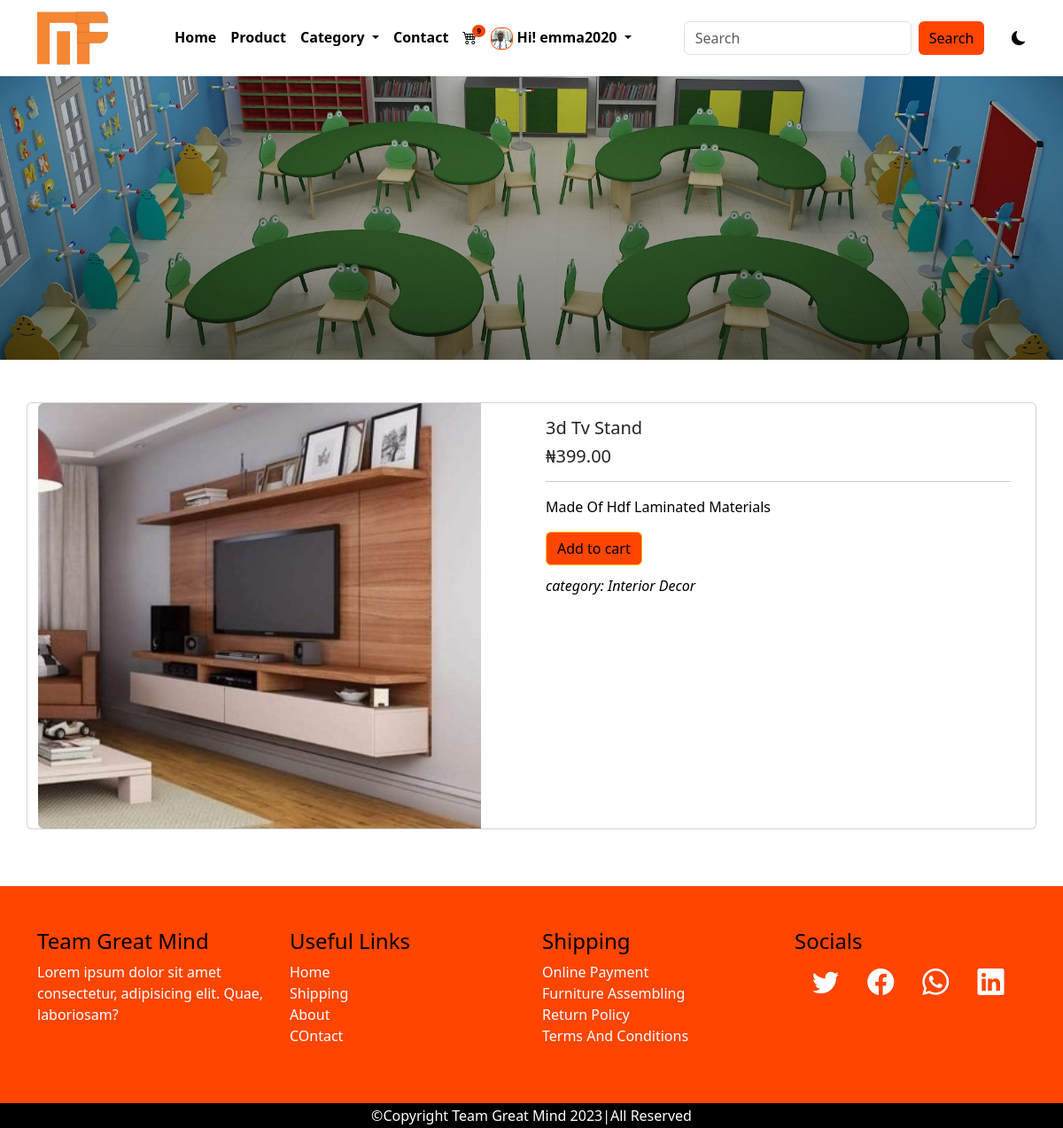
The page /detail/2/3d-tv-stand (signed in) on the database its author committed.
### main/models.py (models this page shows, shortened)
class AppInfo(models.Model):
    appname = models.CharField(max_length=50)
    avater= models.ImageField(upload_to='avater', default=True)
    logo = models.ImageField(upload_to='logo')
    carousel1 = models.ImageField(upload_to='carousel')
    carousel2 = models.ImageField(upload_to='carousel')
    carousel3 = models.ImageField(upload_to='carousel')
    banner = models.ImageField(upload_to= 'banner')
    copyright = models.IntegerField()

class Customer(models.Model):
    user = models.OneToOneField(User, on_delete= models.CASCADE)
    first_name = models.CharField(max_length=50)
    last_name = models.CharField(max_length=50)
    phone = models.CharField(max_length=15)
    email = models.EmailField(max_length=100)
    address = models.CharField(max_length=150)
    pix= models.ImageField(upload_to='customer')
    joined= models.DateTimeField(auto_now=True)
    class Meta:
        db_table = 'customer'
        verbose_name = 'customer'
        verbose_name_plural ='customer'

class Product(models.Model):
    category = models.ForeignKey(Category, on_delete=models.CASCADE)
    name = models.CharField(max_length=50)
    slug = models.SlugField(unique=True)
    pix = models.ImageField(upload_to='pix')
    price = models.DecimalField(max_digits=5, decimal_places=2)
    discount_price = models.DecimalField(max_digits=5, decimal_places=2, blank=True, null=True)
    description = models.TextField()
    featured= models.BooleanField(default=False)
    uploaded = models.DateField(auto_now=True)
    edited = models.DateField(auto_now_add=True)

class Category(models.Model):
    name = models.CharField(max_length=50)
    slug = models.SlugField(unique=True)
    img = models.ImageField(upload_to= 'catimg')
    def __str__(self):
        return self.name

### main/views.py (the view)
# urls.py: path('detail/<str:id>/<slug:slug>', views.detail, name= 'detail'),
def detail(request, id, slug):
    detail = Product.objects.get(pk=id)
    context = {
        'detail':detail
    }
    return render(request, 'detail.html', context)

### main/context_processor.py (called while the page is built)
def dropdown(request):
     info= AppInfo.objects.get(pk=1)
     fcat = Category.objects.all()
     context = {
          'info': info,
          'fcat': fcat,
     }
     return context

def cartcount(request):
     count= Cart.objects.filter(user__username= request.user.username, paid=False)
     itemcount=0
     for item in count:
          itemcount += item.quantity
     context = {
          'itemcount': itemcount
     }
     return context

### main/templates/detail.html (shortened to what this page needs)
{% extends 'base.html' %}
{% block header %} {% include 'header.html' %}{% endblock header %}
{% block banner %} {% include 'banner.html' %}{% endblock banner %}
{% block content %}
<div class="container mt-5 mb-5">
    <div class="row fdet">
        <div class="card mb-3">
            <div class="row g-0">
              <div class="col-md-6">
                <img src="{{detail.pix.url}}" class="img-fluid rounded-start" style="height: 60vh;" width="500px" alt="...">
              </div>
              <div class="col-md-6 fdet">
                <div class="card-body">
                  <h5 class="card-title">{{detail.name|title}}</h5>
                  <h5 class="card-title">&#8358{{detail.price}}</h5>
                  <hr>
                  <p class="card-text">{{detail.description|title}}</p>
                  <form action="{% url 'add_to_cart' %}" method="POST">
                    <button type="submit" class="btn btn-warning">Add to cart</button>
                </form>
                    <p class="fdetcat">category: <span>{{detail.category|title}}</span></p>
                </div>
              </div>
            </div>
          </div>
    </div>
</div>
{% endblock content %}
{% block footer %} {% include 'footer.html' %}{% endblock footer %}

### main/templates/header.html (shortened to what this page needs)
<nav class="navbar navbar-expand-lg">
    <div class="container">
    <a class="navbar-brand" href="#"><img src="{{info.logo.url}}" alt="" style="height: 60px;"></a>
    <div class="collapse navbar-collapse" id="navbarSupportedContent">
    <ul class="navbar-nav mx-auto mb-2 mb-lg-0">
        {% if user.is_authenticated %}
        <li class="nav-item">
            <a class="nav-link" aria-current="page" href="{% url 'main' %}">Home</a>
        </li>
        <li class="nav-item">
            <a class="nav-link" href="{% url 'products' %}">Product</a>
        </li>
        <li class="nav-item dropdown">
            <a class="nav-link dropdown-toggle" href="#" role="button" data-bs-toggle="dropdown" aria-expanded="false">
                Category
            </a>
        </li>
        <li class="nav-item">
            <a class="nav-link" href="{% url 'contact' %}">Contact</a>
        </li>
        <li class="nav-item">
            <a class="nav-link" href="{% url 'cart' %}">
                <div class="wrapper">
                    <i class="bi bi-cart4"></i>
                    <span class="badge">{{itemcount}}</span>
                </div>
            </a>
        </li>
        <li class="nav-item dropdown">
                <a class="nav-link dropdown-toggle" href="#" role="button" data-bs-toggle="dropdown" aria-expanded="false">
                    {% if user.customer %}
                    <img src="{{user.customer.pix.url}}" alt="" style="height: 25px;">
                    {% endif %}
                    <span>Hi! {{user.username}}</span>
                </a>
             </li>
               </ul>
        {% endif %}
<form class="d-flex search" role="search" action="{% url 'search' %}" method="POST">
    <input class="form-control me-2" name="search" type="search" placeholder="Search" aria-label="Search">
    <button class="btn btn-outline-success" type="submit">Search</button>
</form>
<div class="samson">
    <i class="bi bi-moon-fill"></i>
</div>
</div>
</div>
</nav>

### main/static/css/style.css (style rules this page uses)
* { padding: 0%; margin: 0%; box-sizing: border-box; }
.samson { margin-left: 3%; cursor: pointer; }
:root { --bg:white; --icon:black; --text:black; }
body { background: var(--bg) !important; color: var(--text) !important; }
.navbar { background: var(--bg) !important; }
.navbar-nav a { color: var(--text); font-weight: 600; }
.wrapper { position: relative; }
.wrapper span { position: absolute; background-color: orangered; right: -10px; top: -2px; font-size: 8px; border-radius: 50%; color: black; }
.nav-link img { border: 1px solid orangered; border-radius: 40%; }
.search button { background-color: orangered; border: none; color: black; font-weight: 500; }
.fdet .btn { background-color: orangered; color: black; }
.fdet p { color: black; }
.fdetcat { font-weight: 500; padding-top: 2%; font-style: italic; }

### rows shown on the page
AppInfo: logo (picture)
Product: pix (picture), name "3d Tv Stand", price "399.00", description "Made Of Hdf Laminated Materials", category "Interior Decor"

### other values the page prints
{{ itemcount }} "9"
{{ user.username }} "emma2020"
